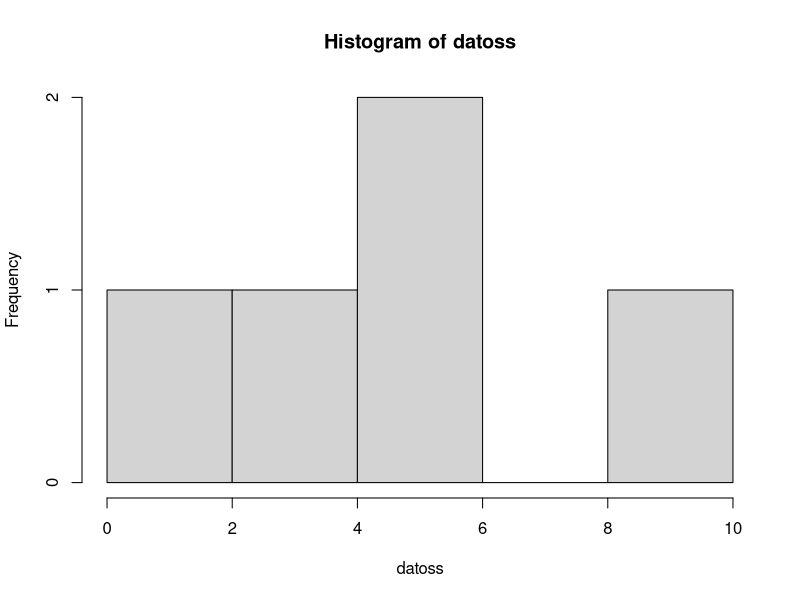
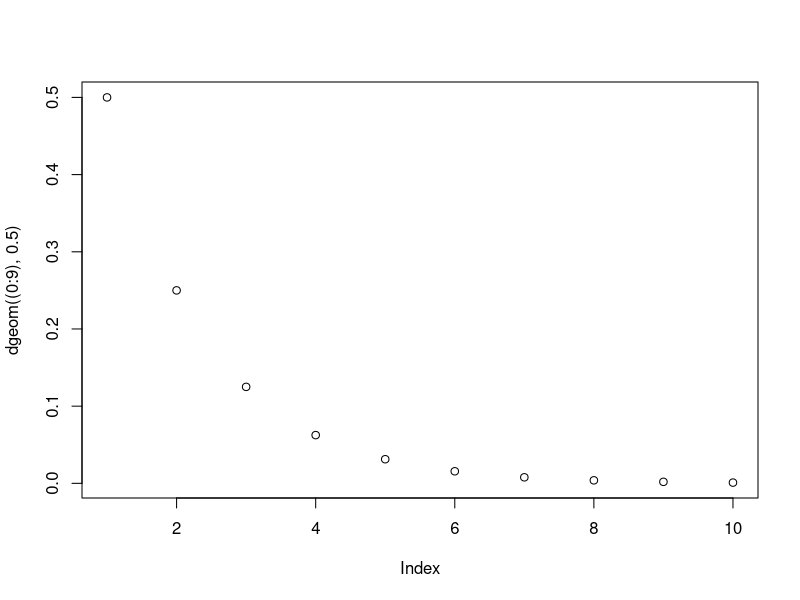
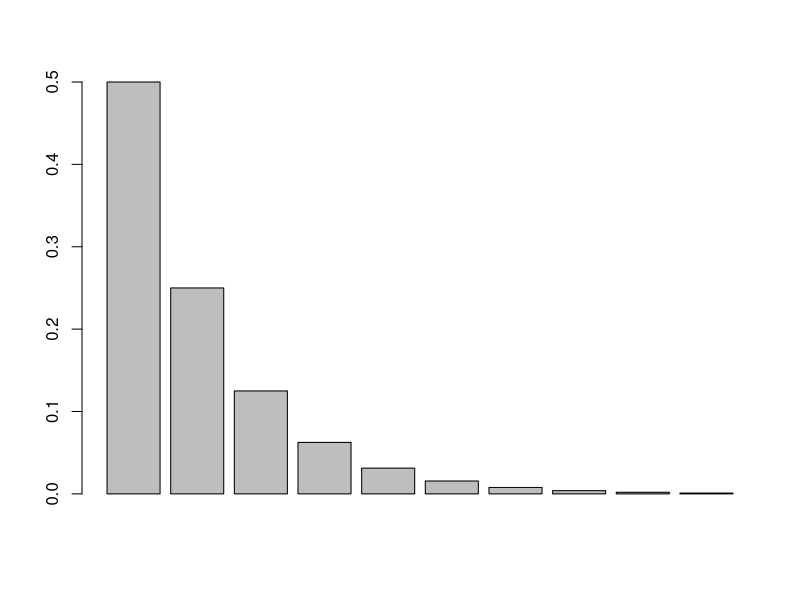

The R script that drew these images, in order:
################ funciones dist. binom #################
# datos como vector
datoss <- c(5,6,9,1,3)
# media
mean(datoss)
# varianza
var(datoss)
# deviación estándar
sd(datoss)
# histograma
hist(datoss)
# ordenar
sort(datoss)
################# funciones dist. geom #################
# Probabilidad y=3
dgeom(3,0.5)

# Probabilidades desde y=0 hasta y=9
dgeom((0:9),0.5)
#a<-dgeom((0:9),0.5)

# gráfica de puntos dist. anterior
plot(dgeom((0:9),0.5))
#plot(a)

# gráfica de barras dist. anterior
barplot(dgeom((0:9),0.5))
#barplot(a)
########################################################